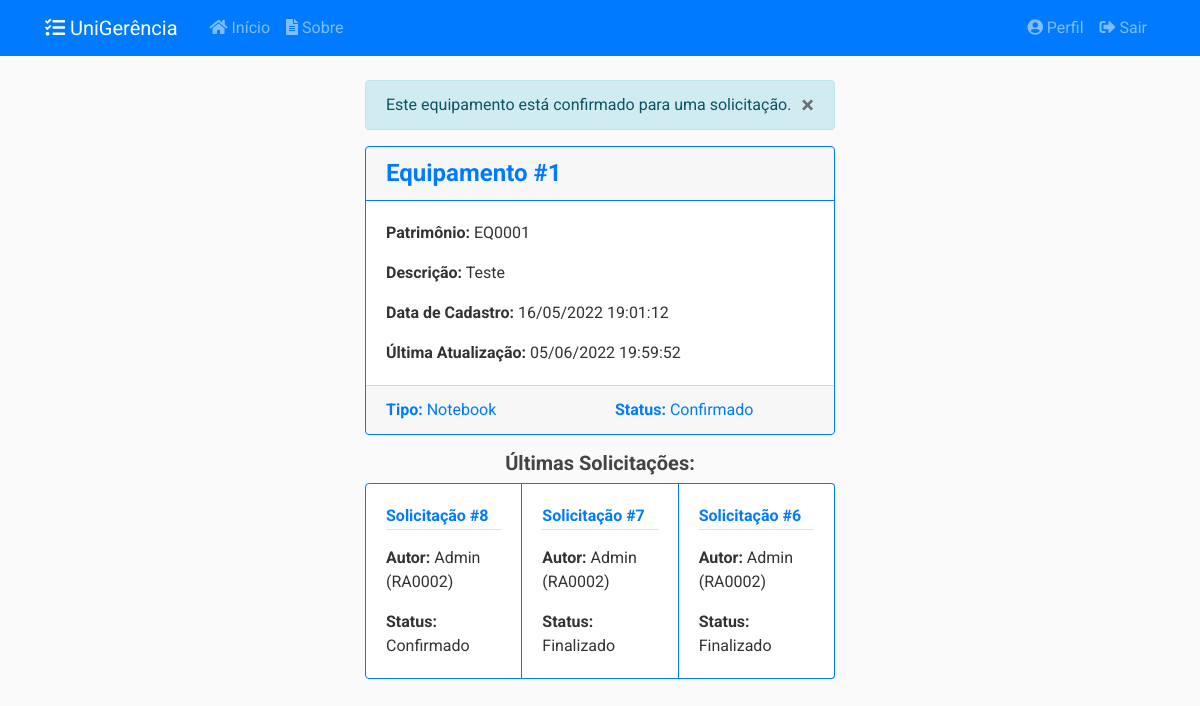
Before: /equipamentos/1 (signed in) with the older database file.
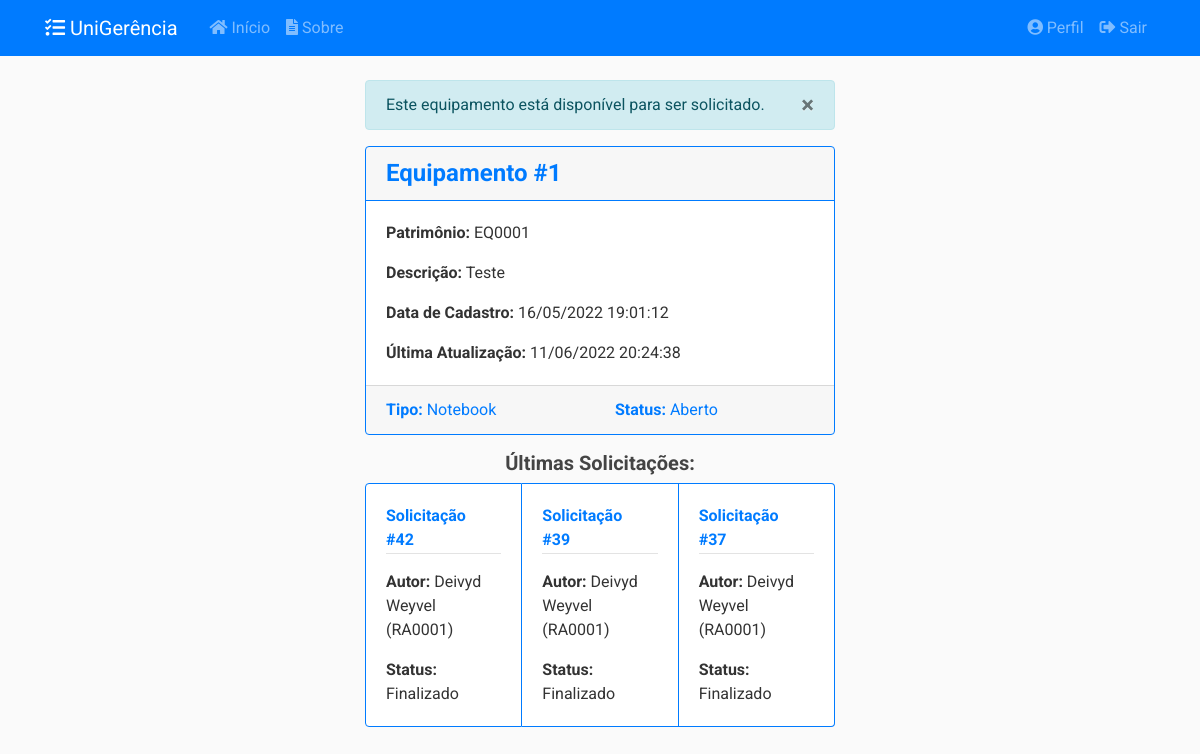
After: the same page with the newer database file.
### app/models/equipamentos.py (models this page shows, shortened)
class Equipamento(db.Model):
    __tablename__ = 'equipamentos'
    __table_args__ = {'extend_existing': True}
    id = db.Column(db.Integer, primary_key=True)
    patrimonio = db.Column(db.String(20), unique=True, nullable=False)
    descricao = db.Column(db.String(50), nullable=False)
    data_cadastro = db.Column(db.DateTime, nullable=False,
                              default=datetime.now().astimezone(fuso_horario))
    data_atualizacao = db.Column(db.DateTime, nullable=True)
    status = db.Column(db.Enum(Status), default=Status.ABERTO.name)
    motivo_indisponibilidade = db.Column(db.Text, nullable=True)
    ativo = db.Column(db.Boolean, nullable=False, default=True)
    tipo_eqp_id = db.Column(db.Integer, db.ForeignKey('tipos_equipamento.id'),
                            nullable=False)
    tipo_eqp = db.relationship('TipoEquipamento', back_populates='equipamentos')
    solicitacoes = db.relationship('SolicitacaoEquipamento', secondary=solicitacao_e,
                                   back_populates='equipamentos')
    relatorios = db.relationship('RelatorioEquipamento', back_populates='equipamento')
    def __repr__(self):
        return f"{self.patrimonio} - {self.descricao}"
    def recuperar_id(eqp_id):
        return Equipamento.query.filter_by(id=eqp_id).filter_by(ativo=True).first_or_404()

### app/models/solicitacoes.py (models this page shows, shortened)
class Solicitacao(db.Model):
    __tablename__ = 'solicitacoes'
    __table_args__ = {'extend_existing': True}
    id = db.Column(db.Integer, primary_key=True)
    status = db.Column(db.Enum(Status), default=Status.ABERTO.name)
    data_abertura = db.Column(db.DateTime, nullable=False,
                              default=datetime.now().astimezone(fuso_horario))
    data_inicio_pref = db.Column(db.Date, nullable=False)
    data_fim_pref = db.Column(db.Date, nullable=False)
    data_retirada = db.Column(db.DateTime, nullable=True)
    data_devolucao = db.Column(db.DateTime, nullable=True)
    data_cancelamento = db.Column(db.DateTime, nullable=True)
    data_finalizacao = db.Column(db.DateTime, nullable=True)
    quantidade = db.Column(db.Integer, nullable=False, default=0)
    descricao = db.Column(db.String(20), nullable=False)
    tipo = db.Column(db.String(20), nullable=False)
    ativo = db.Column(db.Boolean, nullable=False, default=True)
    usuario_id = db.Column(db.Integer, db.ForeignKey('usuarios.id'),
                           nullable=False)
    turno_id = db.Column(db.Integer, db.ForeignKey('turnos.id'),
                           nullable=False)
    turno = db.relationship('Turno', back_populates='solicitacoes')
    __mapper_args__ = {
        'polymorphic_identity': 'SOLICITACAO',
        'polymorphic_on': tipo
    }
    def recuperar_ultimas_eqp(equipamento, limite):
        return SolicitacaoEquipamento.query.filter(
            SolicitacaoEquipamento.equipamentos.contains(equipamento)).filter_by(
            ativo=True).order_by(SolicitacaoEquipamento.id.desc()).limit(limite)

class SolicitacaoEquipamento(Solicitacao):
    __tablename__ = 'solicitacoes_equipamentos'
    id = db.Column(db.Integer, db.ForeignKey('solicitacoes.id'), primary_key=True)
    tipo_eqp_id = db.Column(db.Integer, db.ForeignKey('tipos_equipamento.id'),
                           nullable=True)
    equipamentos = db.relationship('Equipamento', secondary=solicitacao_e,
                                   back_populates='solicitacoes')
    tipo_eqp = db.relationship('TipoEquipamento', back_populates='solicitacoes')
    __mapper_args__ = {
        'polymorphic_identity': 'EQUIPAMENTO'
    }

class Solicitacao(db.Model):
    __tablename__ = 'solicitacoes'
    __table_args__ = {'extend_existing': True}
    id = db.Column(db.Integer, primary_key=True)
    status = db.Column(db.Enum(Status), default=Status.ABERTO.name)
    data_abertura = db.Column(db.DateTime, nullable=False,
                              default=datetime.now().astimezone(fuso_horario))
    data_inicio_pref = db.Column(db.Date, nullable=False)
    data_fim_pref = db.Column(db.Date, nullable=False)
    data_retirada = db.Column(db.DateTime, nullable=True)
    data_devolucao = db.Column(db.DateTime, nullable=True)
    data_cancelamento = db.Column(db.DateTime, nullable=True)
    data_finalizacao = db.Column(db.DateTime, nullable=True)
    quantidade = db.Column(db.Integer, nullable=False, default=0)
    descricao = db.Column(db.String(20), nullable=False)
    tipo = db.Column(db.String(20), nullable=False)
    ativo = db.Column(db.Boolean, nullable=False, default=True)
    usuario_id = db.Column(db.Integer, db.ForeignKey('usuarios.id'),
                           nullable=False)
    turno_id = db.Column(db.Integer, db.ForeignKey('turnos.id'),
                           nullable=False)
    turno = db.relationship('Turno', back_populates='solicitacoes')
    __mapper_args__ = {
        'polymorphic_identity': 'SOLICITACAO',
        'polymorphic_on': tipo
    }
    def recuperar_ultimas_eqp(equipamento, limite):
        return SolicitacaoEquipamento.query.filter(
            SolicitacaoEquipamento.equipamentos.contains(equipamento)).filter_by(
            ativo=True).order_by(SolicitacaoEquipamento.id.desc()).limit(limite)

### app/models/usuarios.py (models this page shows, shortened)
class Usuario(db.Model, UserMixin):
    __tablename__ = 'usuarios'
    __table_args__ = {'extend_existing': True}
    id = db.Column(db.Integer, primary_key=True)
    nome = db.Column(db.String(100), nullable=False)
    identificacao = db.Column(db.String(20), unique=True, nullable=False)
    email = db.Column(db.String(100), unique=True, nullable=False)
    senha = db.Column(db.String(60), nullable=False)
    data_cadastro = db.Column(db.DateTime, nullable=False,
                              default=datetime.now().astimezone(fuso_horario))
    data_atualizacao = db.Column(db.DateTime, nullable=True)
    tipo = db.Column(db.Enum(TipoUsuario), nullable=False)
    ativo = db.Column(db.Boolean, nullable=False, default=True)
    imagem_perfil = db.Column(db.String(20), nullable=False,
                              default='default.jpg')
    posts = db.relationship('Post', backref='autor',
                            foreign_keys='Post.usuario_id', lazy=True)
    recipiente = db.relationship('Post', backref='destinatario',
                                 foreign_keys='Post.destinatario_id', lazy=True)
    solicitacoes = db.relationship('Solicitacao', backref='autor', lazy=True)
    relatorios = db.relationship('Relatorio', backref='autor', lazy=True)
    def __repr__(self):
        return f"{self.nome} ({self.identificacao})"
    def verificar_admin(self):
        if self.tipo.name == 'ADMIN':
            return True
        else:
            return False

### app/controllers/equipamentos.py (the view)
@equipamentos.route("/<int:eqp_id>")
@login_required
@admin_required
def equipamento(eqp_id):
    equipamento = Equipamento.recuperar_id(eqp_id)
    solicitacoes = Solicitacao.recuperar_ultimas_eqp(equipamento, 3)
    return render_template('equipamentos/equipamento.html',
                           title=equipamento, equipamento=equipamento,
                           solicitacoes=solicitacoes)

### app/models/usuarios.py (called while the page is built)
@login_manager.user_loader
def load_user(user_id):
    return Usuario.query.get(int(user_id))

def admin_required(f):
    @wraps(f)
    def wrap(*args, **kwargs):
        if Usuario.verificar_admin(current_user):
            return f(*args, **kwargs)
        else:
            flash('Você não tem autorização para acessar esta página.', 'danger')
        return redirect(url_for('principal.inicio'))
    return wrap

### app/templates/equipamentos/equipamento.html (shortened to what this page needs)
{% extends "layout.html" %}
{% block conteudo %}
{% if equipamento.status.name != 'PENDENTE' %}
<div class="alert alert-info" role="alert" id="alert-message">
    <button type="button" class="close" data-dismiss="alert">
    <span>&times;</span>
    </button>
    {% if equipamento.status.name == 'ABERTO' %}
    Este equipamento está disponível para ser solicitado.
    {% elif equipamento.status.name == 'CONFIRMADO' %}
    Este equipamento está confirmado para uma solicitação.
    {% elif equipamento.status.name == 'EMUSO' %}
    Este equipamento está em uso.
    {% elif equipamento.status.name == 'DESABILITADO' or equipamento.status.name == 'EMMANUTENCAO' %}
    Este equipamento está indisponível para ser solicitado.
    {% endif %}
</div>
{% endif %}
<div class="card border-primary mb-3">
    <h4 class="card-header text-primary border-primary">
        <a><strong>Equipamento #{{ equipamento.id }}</strong></a>
    </h4>
    <div class="card-body">
        <p class="card-text"><strong>Patrimônio:</strong> {{ equipamento.patrimonio }}</p>
        <p class="card-text"><strong>Descrição:</strong> {{ equipamento.descricao }}</p>
        <p class="card-text"><strong>Data de Cadastro:</strong> {{ equipamento.data_cadastro.strftime('%d/%m/%Y %H:%M:%S') }}</p>
        {% if equipamento.data_atualizacao %}
        <p class="card-text"><strong>Última Atualização:</strong> {{ equipamento.data_atualizacao.strftime('%d/%m/%Y %H:%M:%S') }}</p>
        {% endif %}
    </div>
    <div class="card-footer text-muted">
        <div class="row">
            <div class="col-md-6">
                <a class=""><strong>Tipo:</strong> {{ equipamento.tipo_eqp.nome }}</a>
            </div>
            <div class="col-md-6">
                <a class=""><strong>Status:</strong> {{ equipamento.status.value }}</a>
            </div>
        </div>
    </div>
</div>
<h5 class="card-text text-center"><strong>Últimas Solicitações:</strong></h5>
<div class="card-group">
{% for solicitacao in solicitacoes %}
<div class="card border-primary">
    <div class="card-body">
        <div class="article-metadata mb-3">
            <a class="mr-2" href="{{ url_for('solicitacoes.solicitacao', solicitacao_id=solicitacao.id )}}"><strong>Solicitação #{{ solicitacao.id }}</strong></a>
        </div>
        <p class="card-text"><strong>Autor:</strong> {{ solicitacao.autor }}</p>
        <p class="card-text"><strong>Status:</strong> {{ solicitacao.status.value }}</p>
    </div>
</div>
{% endfor %}
</div>
{% endblock conteudo %}

Changed rows visible on the page:
no longer on this page (row unchanged): SolicitacaoEquipamento: id "8", autor "Admin (RA0002)", status.value "Confirmado"
no longer on this page (row unchanged): SolicitacaoEquipamento: id "7", autor "Admin (RA0002)", status.value "Finalizado"
no longer on this page (row unchanged): SolicitacaoEquipamento: id "6", autor "Admin (RA0002)", status.value "Finalizado"
changed Equipamento "EQ0001": data_atualizacao "05/06/2022 19:59:52" → "11/06/2022 20:24:38"; status.value "Confirmado" → "Aberto"
added SolicitacaoEquipamento: id "42", autor "Deivyd Weyvel (RA0001)", status.value "Finalizado"
added SolicitacaoEquipamento: id "39", autor "Deivyd Weyvel (RA0001)", status.value "Finalizado"
added SolicitacaoEquipamento: id "37", autor "Deivyd Weyvel (RA0001)", status.value "Finalizado"
Other visible differences:
text no longer shown: "Este equipamento está confirmado para uma solicitação."
text now shown: "Este equipamento está disponível para ser solicitado."
